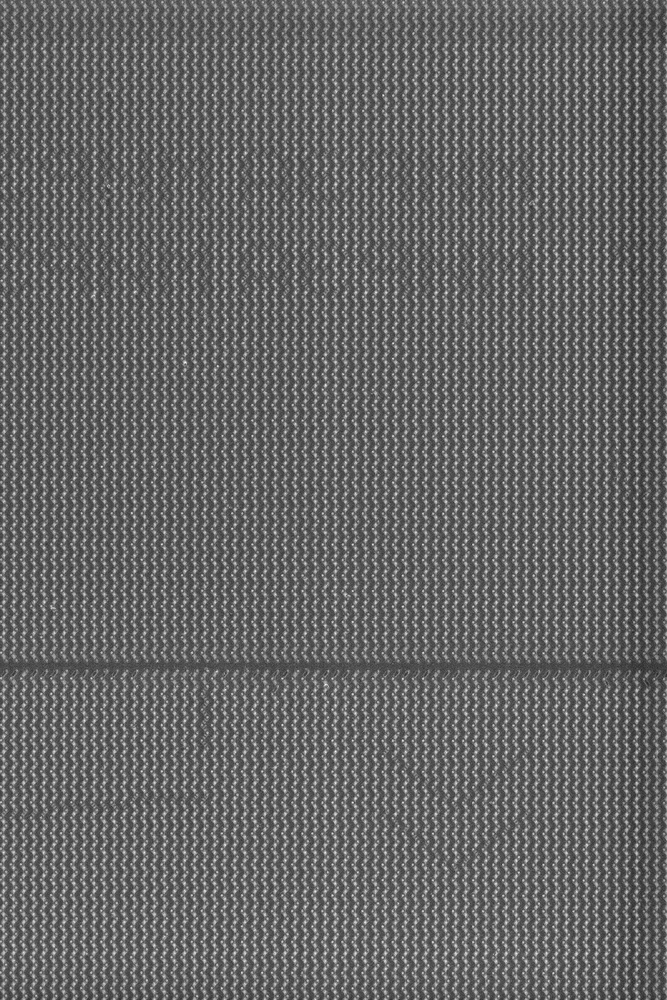
#> input picture opencv/opredelenie teksta na foto/Tile_004-003.jpg, 667 x 1000 px, shrunk from 1024 x 1536 before the run
$ python tran2.py
#> lines starting #> are read from the running program, lines starting #| are printed output that depends on the picture
import cv2


def edges_canny():
 img=cv2.imread("Tile_004-003.jpg", 1)
#> img is the input picture: shape (1000, 667, 3); min 36, max 251, mean 102.1
 img2gray=cv2.cvtColor(img,cv2.COLOR_BGR2GRAY)
 edges = cv2.Canny(img2gray,140,255)
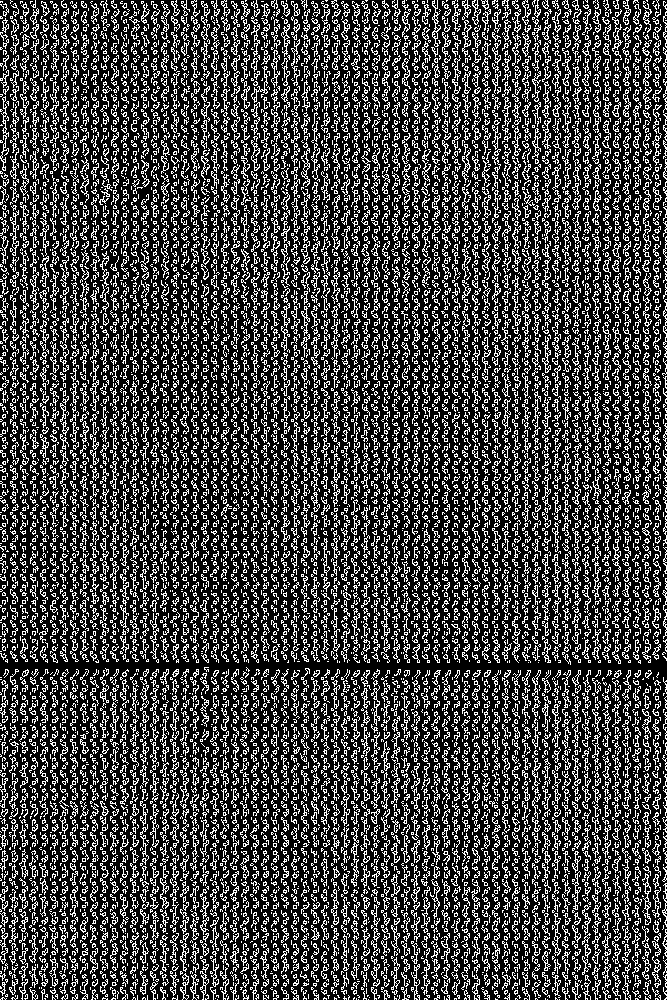
#> edges: shape (1000, 667); 25.9% white in thin lines or dots
 cv2.imwrite('thresholded.jpg', edges)

edges_canny()

$ run again, with opencv/opredelenie teksta na foto/Tile_005-004.jpg copied over opencv/opredelenie teksta na foto/Tile_004-003.jpg
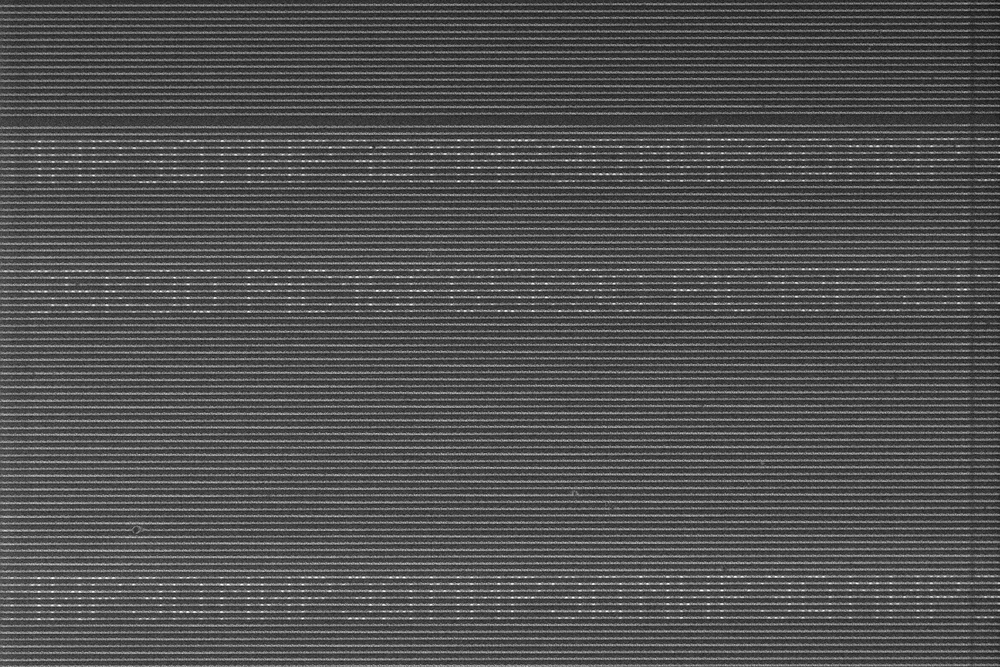
#> input picture opencv/opredelenie teksta na foto/Tile_005-004.jpg, 1000 x 667 px, shrunk from 1536 x 1024 before the run
#> in edges_canny, img is the input picture: shape (667, 1000, 3); min 15, max 255, mean 79.8
#> in edges_canny, `edges = cv2.Canny(img2gray,140,255)`:
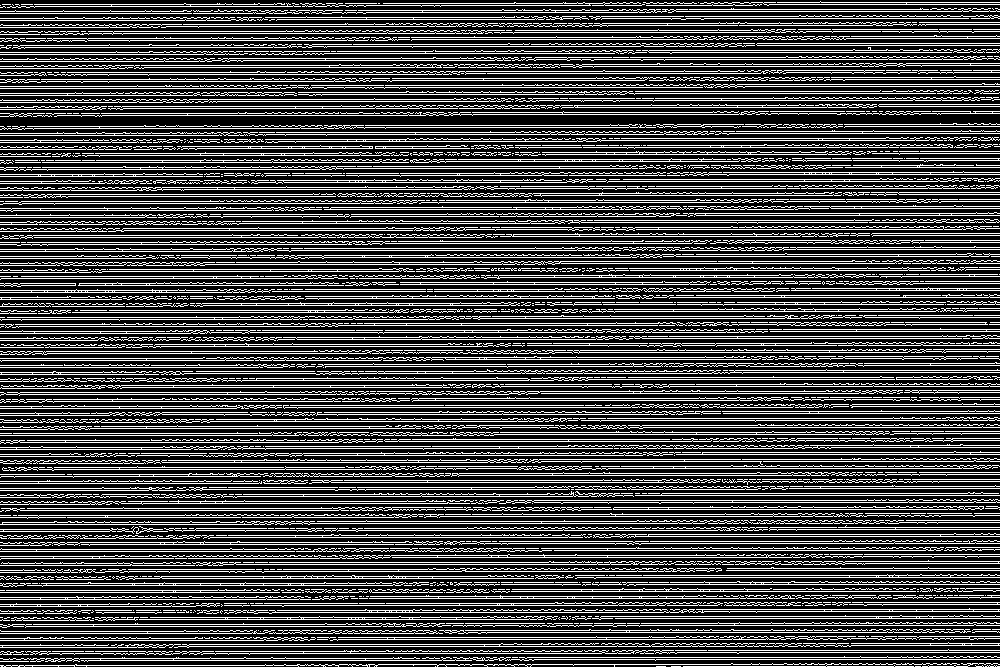
#> edges: shape (667, 1000); 28.8% white in thin lines or dots
